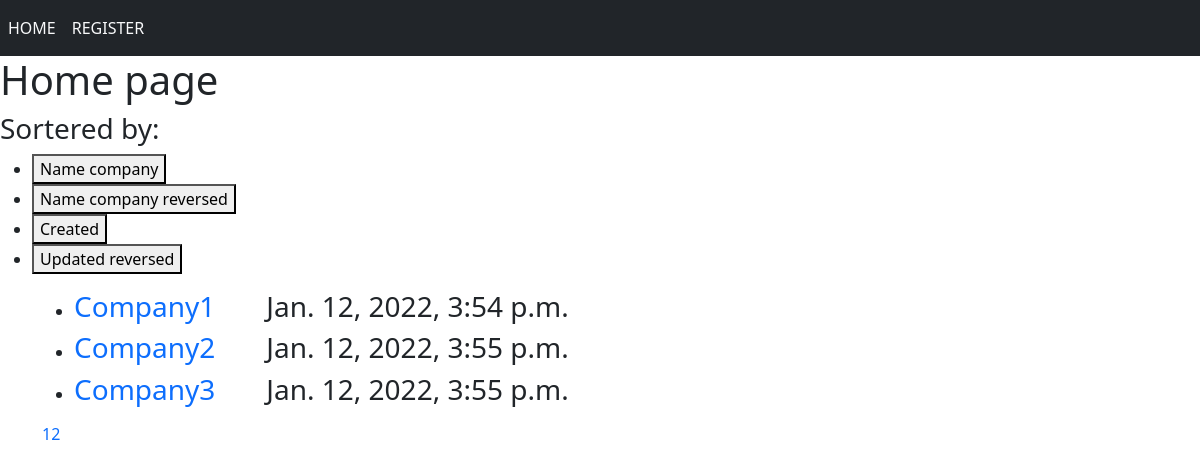
Before: / with the older database file.
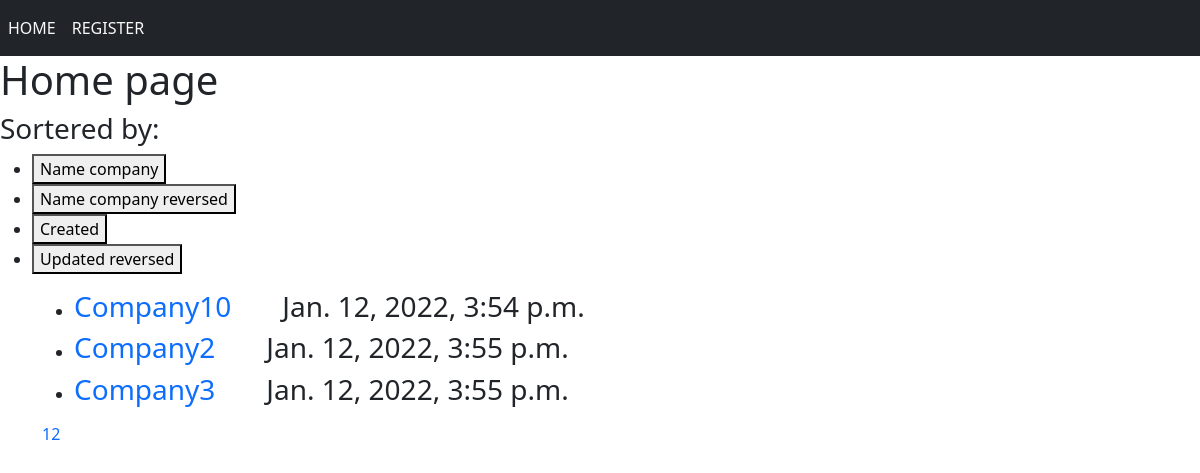
After: the same page with the newer database file.
### clients/models.py (models this page shows, shortened)
class Client(models.Model):
    name_company = models.CharField(max_length=200)
    full_name_user = models.CharField(max_length=100)
    company_description = tinymce_models.HTMLField('Description')
    created = models.DateTimeField(auto_now_add=True)
    updated = models.DateTimeField(auto_now=True)
    address = models.CharField(max_length=200)
    def get_absolute_url(self):
        return reverse('client_about', kwargs={'client_id': self.pk})

### clients/views.py (the view)
# urls.py: path('', Home.as_view(), name='home'),
class Home(ListView):
    model = Client
    paginate_by = 3
    template_name = 'clients/home.html'
    context_object_name = 'client_info'
    extra_context = {'title': 'Home page'}
    def get_ordering(self):
        return self.request.GET.get('orderby')

### clients/templates/clients/home.html (shortened to what this page needs)
{% extends 'clients/base.html' %}
{% block content %}
<h1>{{title}}</h1>
  <form action="{% url 'home' %}" method="get">
    <div>
      <h3>Sortered by:</h3>
      <ul>
        <li><button type="submit" name="orderby" value="name_company">Name company</button></li>
        <li><button type="submit" name="orderby" value="-name_company">Name company reversed</button></li>
        <li><button type="submit" name="orderby" value="created">Created</button></li>
        <li><button type="submit" name="orderby" value="-updated">Updated reversed</button></li>
      </ul>
    </div>
  </form>
<div class="container">
  <ul>
  {% for field in client_info %}
    <li>
      <h3><a href="{{ field.get_absolute_url }}">{{field.name_company}}</a>
      &nbsp; &nbsp; &nbsp; {{field.created}}</h3>
    </li>
  {% endfor %}
    </ul>
  <div>
    {% include 'clients/pagination.html' %}
  </div>
</div>
{% endblock %}

Changed rows visible on the page:
changed Client: name_company "Company1" → "Company10"
